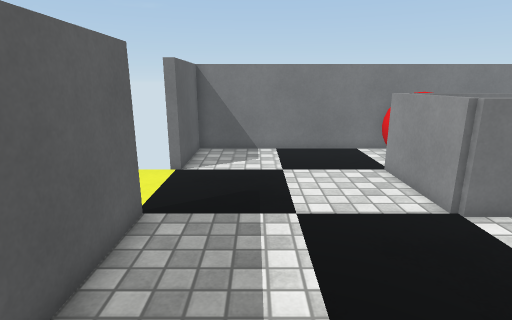
View 1 (above)

13 first-person views from a walk through a Unity game level. The camera is 1.4 m above the floor, tilts 14° down and sees 80° across. The floor is counted in squares, 0.45 m on a side. Each view is taken from the middle of a square. On the plan, view 1 faces up. The plan holds only what a view shows up to about 20 squares ahead; the rest is blank. The player character is not drawn. Surface patterns are stand-ins for the level's own textures.

View 2
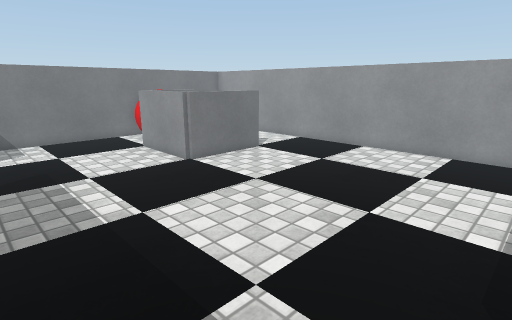

View 3
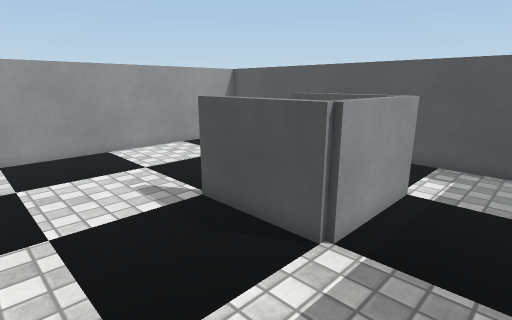

View 4
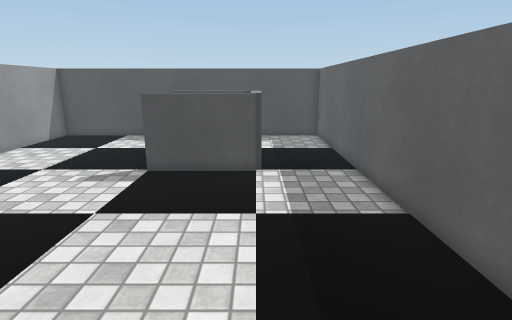

View 5
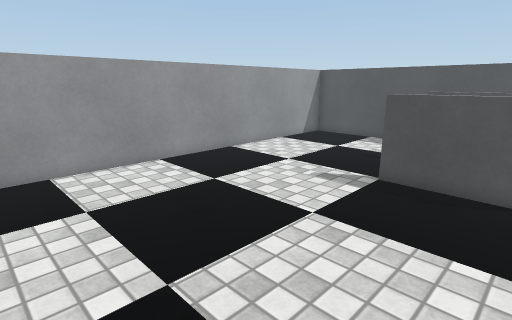

View 6
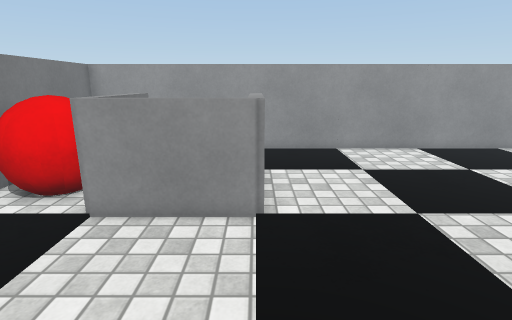

View 7
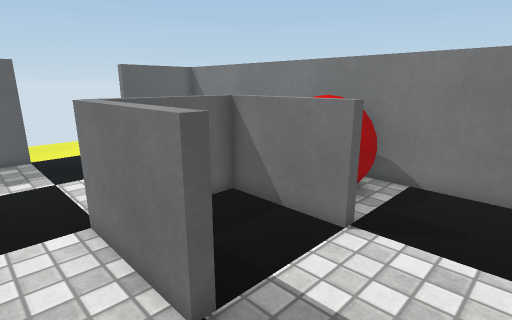

View 8
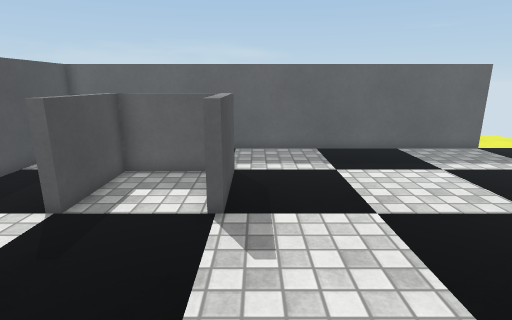

View 9
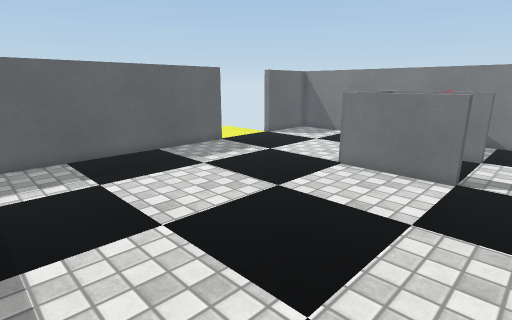

View 10
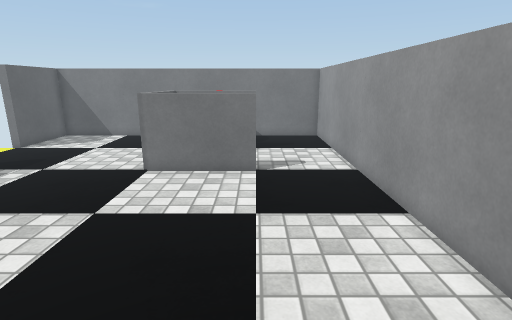

View 11
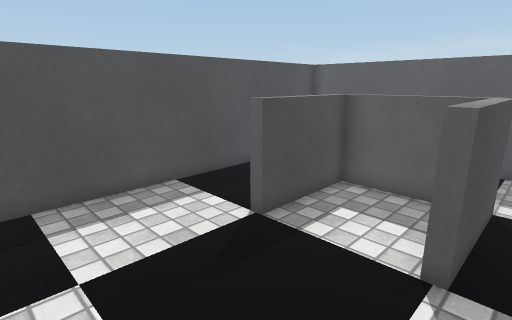

View 12
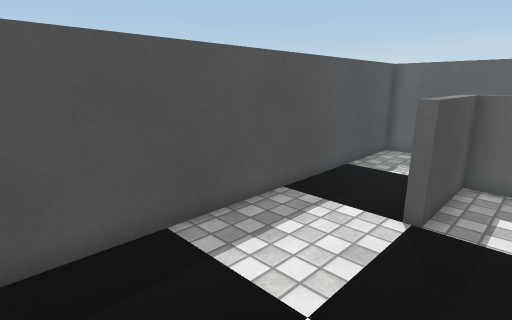

View 13
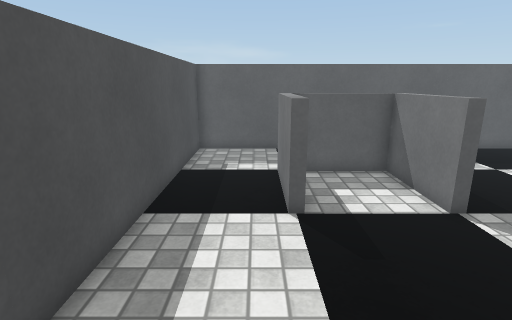

### Floor plan
Points are (right, up) in squares from view 1. A wall is a line through its corners. A room is listed if a view was taken in it or the views show most of it. See-through windows are left out.
Room 1 (views 1, 2, 3, 4, 5, 6, 7, 8, 9, 10, 11, 12, 13)
walls: (5, -4.8) (5, -5.2) (1.2, -5.2) (1.2, -8.8) (5, -8.8) (5, -9.2) (0.8, -9.2) (0.8, -4.8) (5, -4.8); (9, 6.8) (4.8, 6.8) (4.8, 11); (-2.8, 7.1) (-2.8, -12.8) (12.8, -12.8) (12.8, 6.6); (12.8, 11.6) (12.8, 14.8) (-2.8, 14.8) (-2.8, 11)
ways out: opening at (10.5, 7) to room 2; opening at (10.5, 11) to room 2; gap at (-3, 7); gap at (-3, 11)
objects: red ball (6, 12) to (8, 14)
Room 2 (no view inside)
walls: (9, 7.2) (9, 6.8); (9, 11.2) (9, 10.8) (5.2, 10.8) (5.2, 7.2); (12.8, 6.6) (12.8, 11.6)
ways out: opening at (10.5, 7) to room 1; opening at (10.5, 11) to room 1

Positions as (right, up) in squares from view 1, and headings:
1: (0, 0), facing up
2: (-2, -4), facing up-right
3: (-2, 0), facing down-right
4: (1, 6), facing down
5: (1, 5), facing down-right
6: (-2, 7), facing right
7: (12, 5), facing up-left
8: (12, -4), facing left
9: (11, -4), facing up-left
10: (9, -4), facing up
11: (10, -4), facing down-left
12: (12, -7), facing down-left
13: (12, -10), facing left
